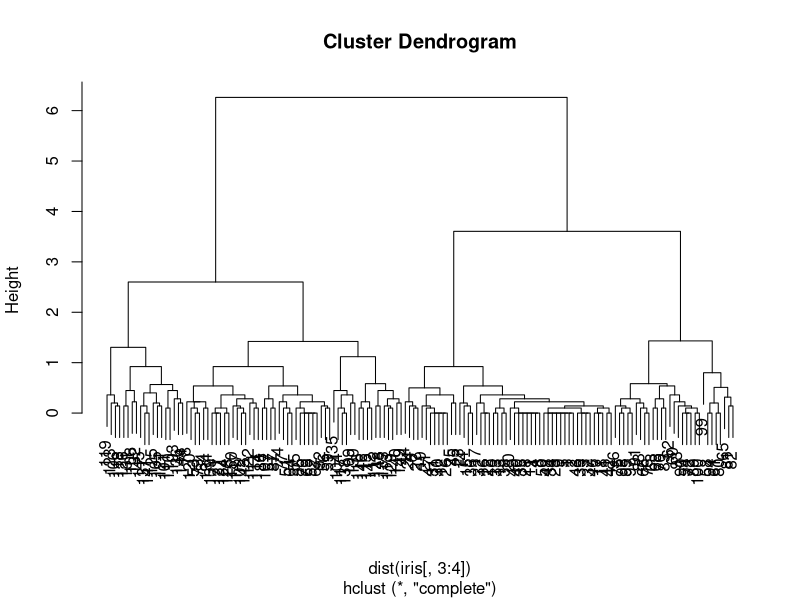
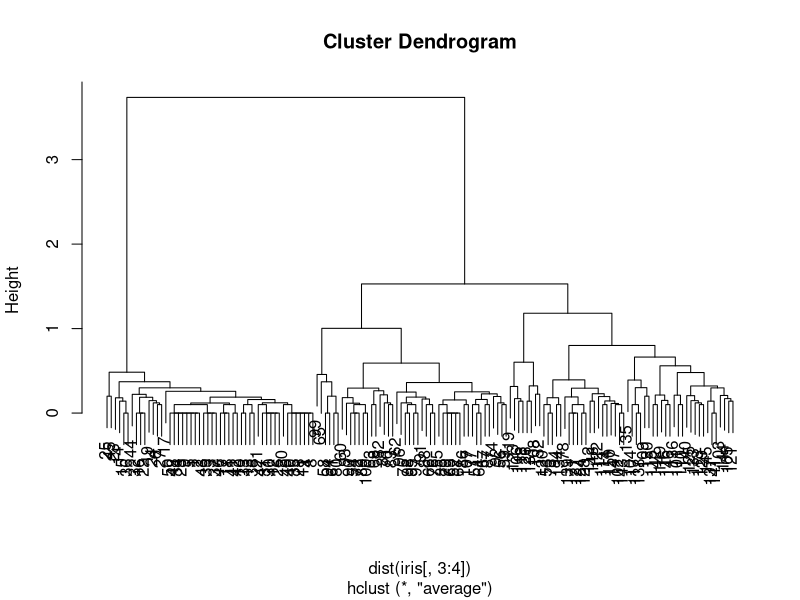
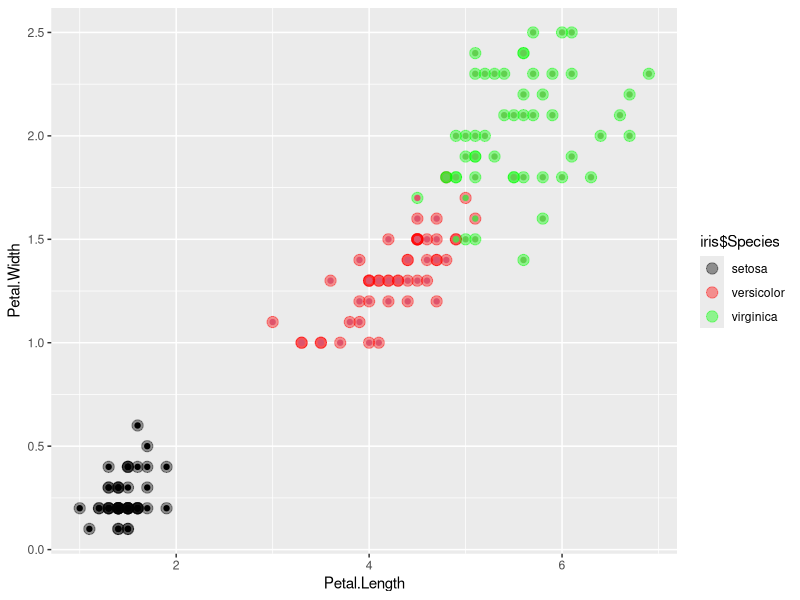

Source code (R) for these figures, in order:
clusters <- hclust(dist(iris[, 3:4]))
plot(clusters)

clusterCut <- cutree(clusters, 3)

table(clusterCut, iris$Species)

clusters <- hclust(dist(iris[, 3:4]), method = 'average')
plot(clusters)

clusterCut <- cutree(clusters, 3)
table(clusterCut, iris$Species)
library(ggplot2)
ggplot(iris, aes(Petal.Length, Petal.Width, color = iris$Species)) + 
  geom_point(alpha = 0.4, size = 3.5) + geom_point(col = clusterCut) + 
  scale_color_manual(values = c('black', 'red', 'green'))
